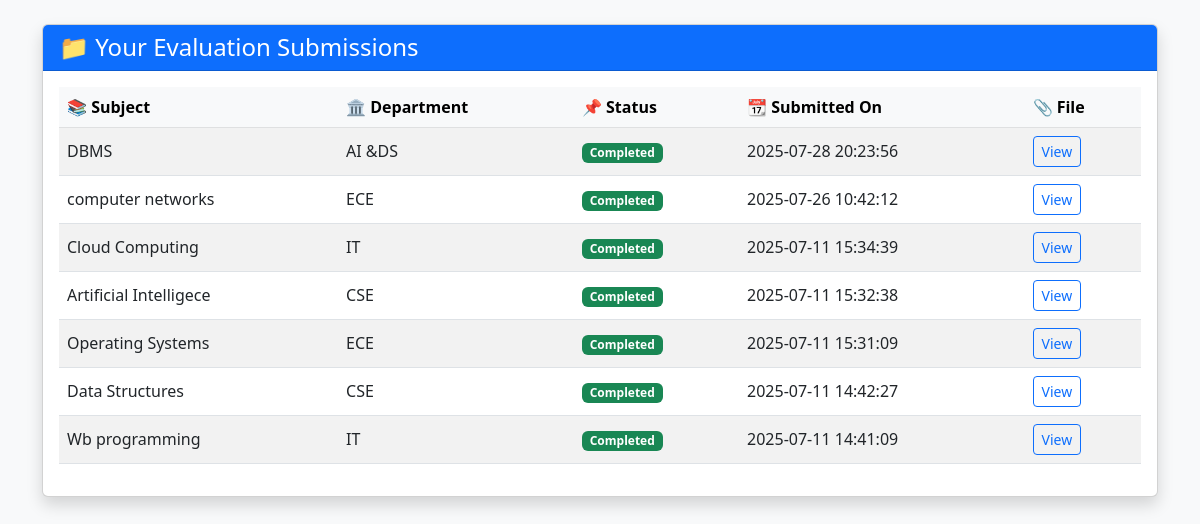
The page /evaluation/faculty_submissions.php (signed in) on the database its author committed.
### tables this page shows
CREATE TABLE `evaluations` (
  `id` int(11) NOT NULL,
  `faculty_username` varchar(50) DEFAULT NULL,
  `subject` varchar(100) DEFAULT NULL,
  `department` varchar(100) DEFAULT NULL,
  `semester` varchar(20) DEFAULT NULL,
  `self_assessment` text DEFAULT NULL,
  `supporting_file` varchar(255) DEFAULT NULL,
  `status` enum('pending','under review','completed') DEFAULT 'pending',
  `reviewed_by` varchar(50) DEFAULT NULL,
  `review_comments` text DEFAULT NULL,
  `submitted_on` datetime DEFAULT current_timestamp(),
  `teaching` text DEFAULT NULL,
  `research` text DEFAULT NULL,
  `service` text DEFAULT NULL,
  `teaching_effectiveness` text DEFAULT NULL,
  `research_contribution` text DEFAULT NULL,
  `service_to_institution` text DEFAULT NULL
);

### evaluation/faculty_submissions.php (the view, shortened to what this page needs)
<?php
include('../db.php');
$username = $_SESSION['username'];
$result = $conn->query("SELECT * FROM evaluations WHERE faculty_username='$username' ORDER BY submitted_on DESC");
?>
<!DOCTYPE html>
<html>
<head>
  <link href="https://cdn.jsdelivr.net/npm/bootstrap@5.3.0/dist/css/bootstrap.min.css" rel="stylesheet">
</head>
<body class="bg-light p-4">
  <div class="container">
    <div class="card shadow mb-5">
      <div class="card-header bg-primary text-white">
        <h4 class="mb-0">📁 Your Evaluation Submissions</h4>
      </div>
      <div class="card-body">
        <?php if ($result->num_rows === 0): ?>
          <div class="alert alert-info">You haven't submitted any evaluations yet.</div>
        <?php else: ?>
          <div class="table-responsive">
            <table class="table table-striped table-hover align-middle">
              <thead class="table-light">
                <tr>
                  <th>📚 Subject</th>
                  <th>🏛️ Department</th>
                  <th>📌 Status</th>
                  <th>📆 Submitted On</th>
                  <th>📎 File</th>
                </tr>
              </thead>
              <tbody>
                <?php while($row = $result->fetch_assoc()) { ?>
                  <tr>
                    <td><?= $row['subject'] ?></td>
                    <td><?= $row['department'] ?></td>
                    <td>
                      <?php
                        $status = $row['status'];
                        $badge = match($status) {
                          'pending' => 'secondary',
                          'under review' => 'warning',
                          'completed' => 'success',
                          default => 'dark'
                        };
                      ?>
                      <span class="badge bg-<?= $badge ?>"><?= ucfirst($status) ?></span>
                    </td>
                    <td><?= $row['submitted_on'] ?></td>
                    <td>
                      <?php if ($row['supporting_file']) { ?>
                        <a href="../uploads/<?= $row['supporting_file'] ?>" target="_blank" class="btn btn-sm btn-outline-primary">View</a>
                      <?php } else { echo "No file"; } ?>
                    </td>
                  </tr>
                <?php } ?>
              </tbody>
            </table>
          </div>
        <?php endif; ?>
      </div>
    </div>
  </div>
</body>
</html>

### rows shown on the page
evaluations: subject "DBMS", department "AI &DS", status "Completed", submitted_on "2025-07-28 20:23:56"
evaluations: subject "computer networks", department "ECE", status "Completed", submitted_on "2025-07-26 10:42:12"
evaluations: subject "Cloud Computing", department "IT", status "Completed", submitted_on "2025-07-11 15:34:39"
evaluations: subject "Artificial Intelligece", department "CSE", status "Completed", submitted_on "2025-07-11 15:32:38"
evaluations: subject "Operating Systems", department "ECE", status "Completed", submitted_on "2025-07-11 15:31:09"
evaluations: subject "Data Structures", department "CSE", status "Completed", submitted_on "2025-07-11 14:42:27"
evaluations: subject "Wb programming", department "IT", status "Completed", submitted_on "2025-07-11 14:41:09"
